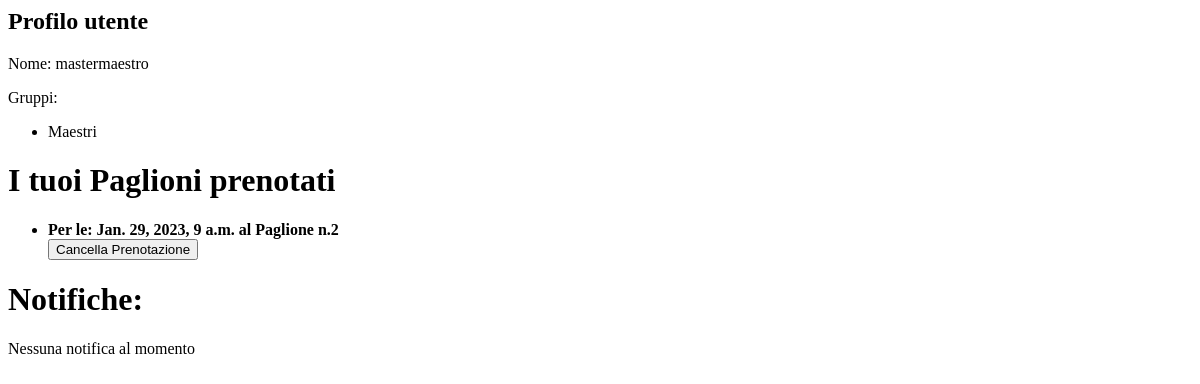
Before: /accounts/profile/ (signed in) with the older database file.
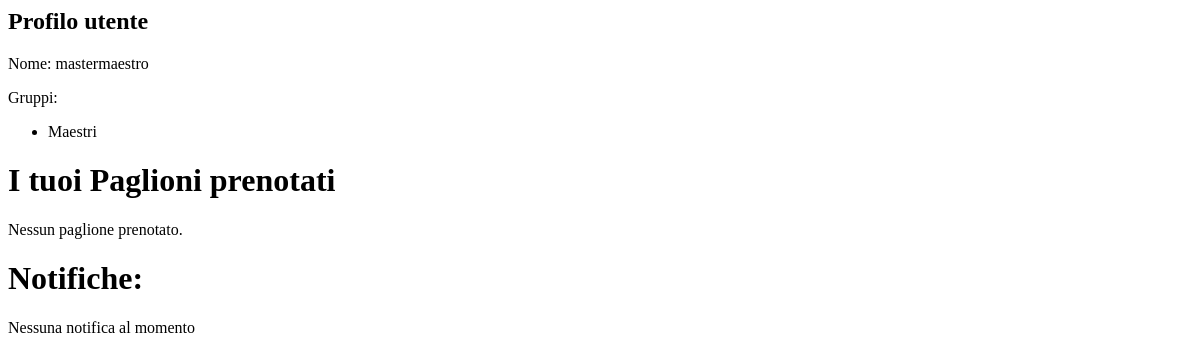
After: the same page with the newer database file.
### prenotazioni/models.py (models this page shows, shortened)
class Prenotazione(models.Model):
    priorità = models.DateTimeField()
    ora_prenotata = models.DateTimeField()
    paglione = models.ForeignKey(
        Paglione, on_delete=models.CASCADE, related_name='prenotazioni')
    utente = models.ForeignKey(User, on_delete=models.PROTECT, blank=True,
                               null=True, default=None, related_name="prenotazioni")
    def primo_priorità(self):
        return Prenotazione.objects.filter(ora_prenotata=self.ora_prenotata, paglione=self.paglione).order_by('priorità').first() == self
    class Meta:
        verbose_name_plural = "Prenotazioni"

class Paglione(models.Model):
    attivo = models.BooleanField(default=True)
    class Meta:
        verbose_name_plural = "Paglioni"

### utenti/views.py (the view)
# urls.py: path('profile/', ProfileView.as_view(), name='profile'),
class ProfileView(LoginRequiredMixin, TemplateView):
    template_name = 'profile.html'
    def get_context_data(self, **kwargs):
        context = super().get_context_data(**kwargs)
        prenotazioni = Prenotazione.objects.filter(utente=self.request.user)
        context['prenotazioni'] = {
            prenotazione: prenotazione.primo_priorità() for prenotazione in prenotazioni}
        cancellazioni = Cancellazione.objects.filter(
            utente=self.request.user).order_by('ora_creazione')
        context['cancellazioni'] = cancellazioni
        return context

### utenti/templates/profile.html (shortened to what this page needs)
<h2>Profilo utente</h2>
<p>Nome: {{ user }} </p>
<p>Gruppi:
    <ul>
        {% for group in user.groups.all %}
            <li>{{ group.name }}</li>
        {% endfor %}
    </ul>
</p>
{% block content %}
    <h1>I tuoi Paglioni prenotati</h1>
    {% if prenotazioni %}
        <ul>
            {% for prenotazione,primo in prenotazioni.items %}
                {% if primo %}
                    <li> <b> Per le: {{ prenotazione.ora_prenotata }}    al Paglione n.{{ prenotazione.paglione.id }} </b>
                        <form action="{% url 'cancella_prenotazione' prenotazione.id %}" method="post">
                            <input type="submit" value="Cancella Prenotazione">
                        </form>
                    </li>
                {% endif %}
            {% endfor %}
        </ul>
    {% else %}
        <p>Nessun paglione prenotato.</p>
    {% endif %}
    <h1>Notifiche:</h1>
    {% if cancellazioni %}
    <ul>
        {% for cancellazione in cancellazioni %}
            <li> {{ cancellazione.ora_creazione }} - <b> {{ cancellazione.messaggio }} </b>
                <form action="{% url 'segna_come_letto' cancellazione.id %}" method="post">
                    {% csrf_token %}
                    <input type="submit" value="Segna come letto">
                </form>
            </li>
        {% endfor %}
    </ul>
    {% else %}
        <p>Nessuna notifica al momento</p>
    {% endif %}
{% endblock %}

Changed rows visible on the page:
removed Prenotazione: ora_prenotata "Jan. 29, 2023, 9 a.m.", paglione.id "2"
Other visible differences:
text now shown: "Nessun paglione prenotato."
